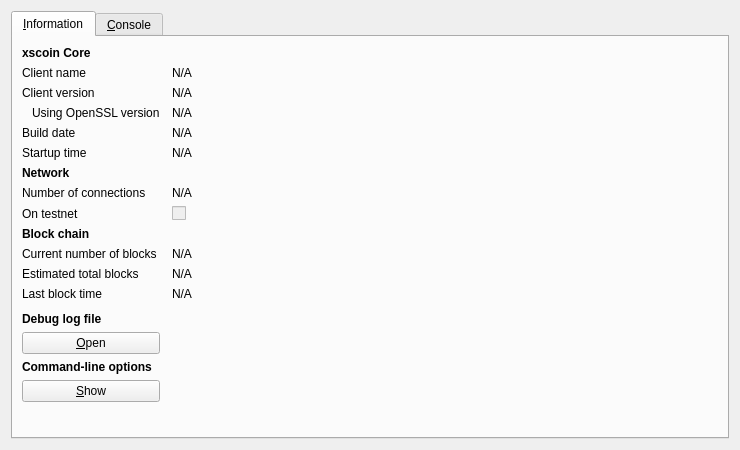
<?xml version="1.0" encoding="UTF-8"?>
<ui version="4.0">
 <class>RPCConsole</class>
 <widget class="QDialog" name="RPCConsole">
  <property name="geometry">
   <rect>
    <x>0</x>
    <y>0</y>
    <width>740</width>
    <height>450</height>
   </rect>
  </property>
  <property name="windowTitle">
   <string>xscoin - Debug window</string>
  </property>
  <layout class="QVBoxLayout" name="verticalLayout_2">
   <item>
    <widget class="QTabWidget" name="tabWidget">
     <property name="currentIndex">
      <number>0</number>
     </property>
     <widget class="QWidget" name="tab_info">
      <attribute name="title">
       <string>&amp;Information</string>
      </attribute>
      <layout class="QGridLayout" name="gridLayout" columnstretch="0,1">
       <property name="horizontalSpacing">
        <number>12</number>
       </property>
       <item row="0" column="0">
        <widget class="QLabel" name="label_9">
         <property name="font">
          <font>
           <weight>75</weight>
           <bold>true</bold>
          </font>
         </property>
         <property name="text">
          <string>xscoin Core</string>
         </property>
        </widget>
       </item>
       <item row="1" column="0">
        <widget class="QLabel" name="label_5">
         <property name="text">
          <string>Client name</string>
         </property>
        </widget>
       </item>
       <item row="1" column="1">
        <widget class="QLabel" name="clientName">
         <property name="cursor">
          <cursorShape>IBeamCursor</cursorShape>
         </property>
         <property name="text">
          <string>N/A</string>
         </property>
         <property name="textFormat">
          <enum>Qt::PlainText</enum>
         </property>
         <property name="textInteractionFlags">
          <set>Qt::LinksAccessibleByMouse|Qt::TextSelectableByKeyboard|Qt::TextSelectableByMouse</set>
         </property>
        </widget>
       </item>
       <item row="2" column="0">
        <widget class="QLabel" name="label_6">
         <property name="text">
          <string>Client version</string>
         </property>
        </widget>
       </item>
       <item row="2" column="1">
        <widget class="QLabel" name="clientVersion">
         <property name="cursor">
          <cursorShape>IBeamCursor</cursorShape>
         </property>
         <property name="text">
          <string>N/A</string>
         </property>
         <property name="textFormat">
          <enum>Qt::PlainText</enum>
         </property>
         <property name="textInteractionFlags">
          <set>Qt::LinksAccessibleByMouse|Qt::TextSelectableByKeyboard|Qt::TextSelectableByMouse</set>
         </property>
        </widget>
       </item>
       <item row="3" column="0">
        <widget class="QLabel" name="label_14">
         <property name="text">
          <string>Using OpenSSL version</string>
         </property>
         <property name="indent">
          <number>10</number>
         </property>
        </widget>
       </item>
       <item row="3" column="1">
        <widget class="QLabel" name="openSSLVersion">
         <property name="cursor">
          <cursorShape>IBeamCursor</cursorShape>
         </property>
         <property name="text">
          <string>N/A</string>
         </property>
         <property name="textFormat">
          <enum>Qt::PlainText</enum>
         </property>
         <property name="textInteractionFlags">
          <set>Qt::LinksAccessibleByMouse|Qt::TextSelectableByKeyboard|Qt::TextSelectableByMouse</set>
         </property>
        </widget>
       </item>
       <item row="4" column="0">
        <widget class="QLabel" name="label_12">
         <property name="text">
          <string>Build date</string>
         </property>
        </widget>
       </item>
       <item row="4" column="1">
        <widget class="QLabel" name="buildDate">
         <property name="cursor">
          <cursorShape>IBeamCursor</cursorShape>
         </property>
         <property name="text">
          <string>N/A</string>
         </property>
         <property name="textFormat">
          <enum>Qt::PlainText</enum>
         </property>
         <property name="textInteractionFlags">
          <set>Qt::LinksAccessibleByMouse|Qt::TextSelectableByKeyboard|Qt::TextSelectableByMouse</set>
         </property>
        </widget>
       </item>
       <item row="5" column="0">
        <widget class="QLabel" name="label_13">
         <property name="text">
          <string>Startup time</string>
         </property>
        </widget>
       </item>
       <item row="5" column="1">
        <widget class="QLabel" name="startupTime">
         <property name="cursor">
          <cursorShape>IBeamCursor</cursorShape>
         </property>
         <property name="text">
          <string>N/A</string>
         </property>
         <property name="textFormat">
          <enum>Qt::PlainText</enum>
         </property>
         <property name="textInteractionFlags">
          <set>Qt::LinksAccessibleByMouse|Qt::TextSelectableByKeyboard|Qt::TextSelectableByMouse</set>
         </property>
        </widget>
       </item>
       <item row="6" column="0">
        <widget class="QLabel" name="label_11">
         <property name="font">
          <font>
           <weight>75</weight>
           <bold>true</bold>
          </font>
         </property>
         <property name="text">
          <string>Network</string>
         </property>
        </widget>
       </item>
       <item row="7" column="0">
        <widget class="QLabel" name="label_7">
         <property name="text">
          <string>Number of connections</string>
         </property>
        </widget>
       </item>
       <item row="7" column="1">
        <widget class="QLabel" name="numberOfConnections">
         <property name="cursor">
          <cursorShape>IBeamCursor</cursorShape>
         </property>
         <property name="text">
          <string>N/A</string>
         </property>
         <property name="textFormat">
          <enum>Qt::PlainText</enum>
         </property>
         <property name="textInteractionFlags">
          <set>Qt::LinksAccessibleByMouse|Qt::TextSelectableByKeyboard|Qt::TextSelectableByMouse</set>
         </property>
        </widget>
       </item>
       <item row="8" column="0">
        <widget class="QLabel" name="label_8">
         <property name="text">
          <string>On testnet</string>
         </property>
        </widget>
       </item>
       <item row="8" column="1">
        <widget class="QCheckBox" name="isTestNet">
         <property name="enabled">
          <bool>false</bool>
         </property>
         <property name="text">
          <string/>
         </property>
        </widget>
       </item>
       <item row="9" column="0">
        <widget class="QLabel" name="label_10">
         <property name="font">
          <font>
           <weight>75</weight>
           <bold>true</bold>
          </font>
         </property>
         <property name="text">
          <string>Block chain</string>
         </property>
        </widget>
       </item>
       <item row="10" column="0">
        <widget class="QLabel" name="label_3">
         <property name="text">
          <string>Current number of blocks</string>
         </property>
        </widget>
       </item>
       <item row="10" column="1">
        <widget class="QLabel" name="numberOfBlocks">
         <property name="cursor">
          <cursorShape>IBeamCursor</cursorShape>
         </property>
         <property name="text">
          <string>N/A</string>
         </property>
         <property name="textFormat">
          <enum>Qt::PlainText</enum>
         </property>
         <property name="textInteractionFlags">
          <set>Qt::LinksAccessibleByMouse|Qt::TextSelectableByKeyboard|Qt::TextSelectableByMouse</set>
         </property>
        </widget>
       </item>
       <item row="11" column="0">
        <widget class="QLabel" name="label_4">
         <property name="text">
          <string>Estimated total blocks</string>
         </property>
        </widget>
       </item>
       <item row="11" column="1">
        <widget class="QLabel" name="totalBlocks">
         <property name="cursor">
          <cursorShape>IBeamCursor</cursorShape>
         </property>
         <property name="text">
          <string>N/A</string>
         </property>
         <property name="textFormat">
          <enum>Qt::PlainText</enum>
         </property>
         <property name="textInteractionFlags">
          <set>Qt::LinksAccessibleByMouse|Qt::TextSelectableByKeyboard|Qt::TextSelectableByMouse</set>
         </property>
        </widget>
       </item>
       <item row="12" column="0">
        <widget class="QLabel" name="label_2">
         <property name="text">
          <string>Last block time</string>
         </property>
        </widget>
       </item>
       <item row="12" column="1">
        <widget class="QLabel" name="lastBlockTime">
         <property name="cursor">
          <cursorShape>IBeamCursor</cursorShape>
         </property>
         <property name="text">
          <string>N/A</string>
         </property>
         <property name="textFormat">
          <enum>Qt::PlainText</enum>
         </property>
         <property name="textInteractionFlags">
          <set>Qt::LinksAccessibleByMouse|Qt::TextSelectableByKeyboard|Qt::TextSelectableByMouse</set>
         </property>
        </widget>
       </item>
       <item row="13" column="0">
        <spacer name="verticalSpacer_2">
         <property name="orientation">
          <enum>Qt::Vertical</enum>
         </property>
         <property name="sizeHint" stdset="0">
          <size>
           <width>20</width>
           <height>20</height>
          </size>
         </property>
        </spacer>
       </item>
       <item row="14" column="0">
        <widget class="QLabel" name="labelDebugLogfile">
         <property name="font">
          <font>
           <weight>75</weight>
           <bold>true</bold>
          </font>
         </property>
         <property name="text">
          <string>Debug log file</string>
         </property>
        </widget>
       </item>
       <item row="15" column="0">
        <widget class="QPushButton" name="openDebugLogfileButton">
         <property name="toolTip">
          <string>Open the xscoin debug log file from the current data directory. This can take a few seconds for large log files.</string>
         </property>
         <property name="text">
          <string>&amp;Open</string>
         </property>
         <property name="autoDefault">
          <bool>false</bool>
         </property>
        </widget>
       </item>
       <item row="16" column="0">
        <widget class="QLabel" name="labelCLOptions">
         <property name="font">
          <font>
           <weight>75</weight>
           <bold>true</bold>
          </font>
         </property>
         <property name="text">
          <string>Command-line options</string>
         </property>
        </widget>
       </item>
       <item row="17" column="0">
        <widget class="QPushButton" name="showCLOptionsButton">
         <property name="toolTip">
          <string>Show the xscoin-Qt help message to get a list with possible xscoin command-line options.</string>
         </property>
         <property name="text">
          <string>&amp;Show</string>
         </property>
         <property name="autoDefault">
          <bool>false</bool>
         </property>
        </widget>
       </item>
       <item row="18" column="0">
        <spacer name="verticalSpacer">
         <property name="orientation">
          <enum>Qt::Vertical</enum>
         </property>
         <property name="sizeHint" stdset="0">
          <size>
           <width>20</width>
           <height>40</height>
          </size>
         </property>
        </spacer>
       </item>
      </layout>
     </widget>
     <widget class="QWidget" name="tab_console">
      <attribute name="title">
       <string>&amp;Console</string>
      </attribute>
      <layout class="QVBoxLayout" name="verticalLayout_3">
       <property name="spacing">
        <number>3</number>
       </property>
       <item>
        <widget class="QTextEdit" name="messagesWidget">
         <property name="minimumSize">
          <size>
           <width>0</width>
           <height>100</height>
          </size>
         </property>
         <property name="readOnly">
          <bool>true</bool>
         </property>
         <property name="tabKeyNavigation" stdset="0">
          <bool>false</bool>
         </property>
         <property name="columnCount" stdset="0">
          <number>2</number>
         </property>
        </widget>
       </item>
       <item>
        <layout class="QHBoxLayout" name="horizontalLayout">
         <property name="spacing">
          <number>3</number>
         </property>
         <item>
          <widget class="QLabel" name="label">
           <property name="text">
            <string notr="true">&gt;</string>
           </property>
          </widget>
         </item>
         <item>
          <widget class="QLineEdit" name="lineEdit"/>
         </item>
         <item>
          <widget class="QPushButton" name="clearButton">
           <property name="maximumSize">
            <size>
             <width>24</width>
             <height>24</height>
            </size>
           </property>
           <property name="toolTip">
            <string>Clear console</string>
           </property>
           <property name="text">
            <string/>
           </property>
           <property name="icon">
            <iconset resource="../bitcoin.qrc">
             <normaloff>:/icons/remove</normaloff>:/icons/remove</iconset>
           </property>
           <property name="shortcut">
            <string notr="true">Ctrl+L</string>
           </property>
           <property name="autoDefault">
            <bool>false</bool>
           </property>
          </widget>
         </item>
        </layout>
       </item>
      </layout>
     </widget>
    </widget>
   </item>
  </layout>
 </widget>
 <resources>
  <include location="../bitcoin.qrc"/>
 </resources>
 <connections/>
</ui>
